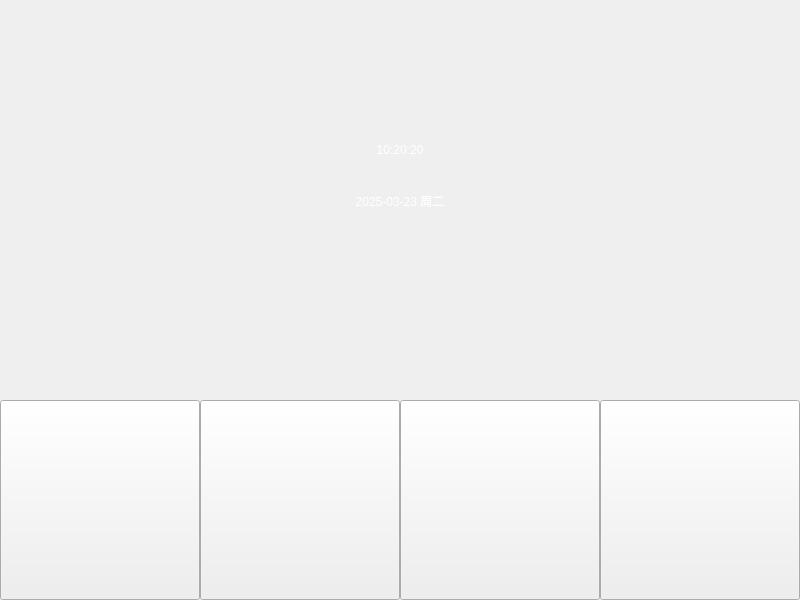
<?xml version="1.0" encoding="UTF-8"?>
<ui version="4.0">
 <class>MainWindow</class>
 <widget class="QMainWindow" name="MainWindow">
  <property name="geometry">
   <rect>
    <x>0</x>
    <y>0</y>
    <width>800</width>
    <height>600</height>
   </rect>
  </property>
  <property name="windowTitle">
   <string>车载系统</string>
  </property>
  <property name="styleSheet">
   <string notr="true"/>
  </property>
  <widget class="QWidget" name="centralwidget">
   <property name="styleSheet">
    <string notr="true">
</string>
   </property>
   <widget class="QStackedWidget" name="stack">
    <property name="geometry">
     <rect>
      <x>0</x>
      <y>0</y>
      <width>800</width>
      <height>600</height>
     </rect>
    </property>
    <property name="styleSheet">
     <string notr="true"/>
    </property>
    <property name="currentIndex">
     <number>0</number>
    </property>
    <widget class="QWidget" name="index">
     <property name="styleSheet">
      <string notr="true">#index{
	border-image: url(:/imgs/bg.jpeg);
}</string>
     </property>
     <widget class="QLabel" name="timeLab">
      <property name="geometry">
       <rect>
        <x>250</x>
        <y>120</y>
        <width>300</width>
        <height>60</height>
       </rect>
      </property>
      <property name="styleSheet">
       <string notr="true">border-image: none;
color: rgb(255, 255, 255);
font: 40pt &quot;黑体&quot;;</string>
      </property>
      <property name="text">
       <string>10:20:20</string>
      </property>
      <property name="alignment">
       <set>Qt::AlignCenter</set>
      </property>
     </widget>
     <widget class="QLabel" name="dateLab">
      <property name="geometry">
       <rect>
        <x>300</x>
        <y>170</y>
        <width>200</width>
        <height>61</height>
       </rect>
      </property>
      <property name="styleSheet">
       <string notr="true">border-image: none;
color: rgb(255, 255, 255);
font: 14pt &quot;黑体&quot;;</string>
      </property>
      <property name="text">
       <string>2025-03-23 周二</string>
      </property>
      <property name="alignment">
       <set>Qt::AlignCenter</set>
      </property>
     </widget>
     <widget class="QPushButton" name="weatherBtn">
      <property name="geometry">
       <rect>
        <x>0</x>
        <y>400</y>
        <width>200</width>
        <height>200</height>
       </rect>
      </property>
      <property name="font">
       <font>
        <family>黑体</family>
        <pointsize>16</pointsize>
       </font>
      </property>
      <property name="styleSheet">
       <string notr="true">border-image: url(:/imgs/weather.png);

</string>
      </property>
      <property name="text">
       <string/>
      </property>
     </widget>
     <widget class="QPushButton" name="musicBtn">
      <property name="geometry">
       <rect>
        <x>200</x>
        <y>400</y>
        <width>200</width>
        <height>200</height>
       </rect>
      </property>
      <property name="font">
       <font>
        <family>黑体</family>
        <pointsize>16</pointsize>
       </font>
      </property>
      <property name="styleSheet">
       <string notr="true">
border-image: url(:/imgs/music.png);</string>
      </property>
      <property name="text">
       <string/>
      </property>
     </widget>
     <widget class="QPushButton" name="videoBtn">
      <property name="geometry">
       <rect>
        <x>400</x>
        <y>400</y>
        <width>200</width>
        <height>200</height>
       </rect>
      </property>
      <property name="font">
       <font>
        <family>黑体</family>
        <pointsize>16</pointsize>
       </font>
      </property>
      <property name="styleSheet">
       <string notr="true">
border-image: url(:/imgs/video.png);</string>
      </property>
      <property name="text">
       <string/>
      </property>
     </widget>
     <widget class="QPushButton" name="locationBtn">
      <property name="geometry">
       <rect>
        <x>600</x>
        <y>400</y>
        <width>200</width>
        <height>200</height>
       </rect>
      </property>
      <property name="font">
       <font>
        <family>黑体</family>
        <pointsize>16</pointsize>
       </font>
      </property>
      <property name="styleSheet">
       <string notr="true">
border-image: url(:/imgs/location.png);</string>
      </property>
      <property name="text">
       <string/>
      </property>
     </widget>
    </widget>
   </widget>
  </widget>
 </widget>
 <resources/>
 <connections/>
</ui>
